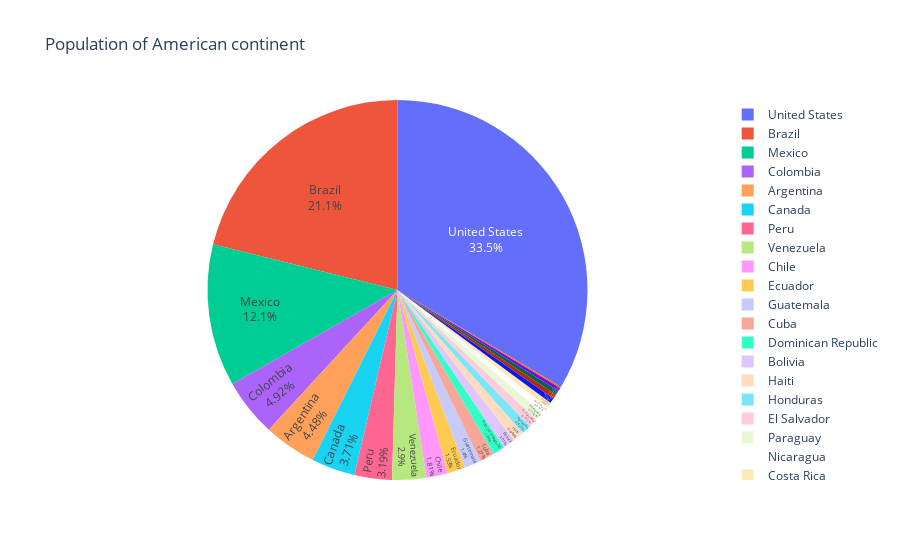

The notebook cell saved with this chart:
### Code cell
import plotly.express as px
df_country = px.data.gapminder().query("year == 2007").query("continent == 'Americas'")
fig = px.pie(df_country, values='pop', names='country',
             title='Population of American continent',
             hover_data=['lifeExp'], labels={'lifeExp':'life expectancy'})
df_all_country=px.data.gapminder()
print(df_all_country)
fig.update_traces(textposition='inside', textinfo='percent+label')
fig.show()

### Figure 1 — Plotly figure (JSON) as saved in the notebook; plotly's stock layout.template omitted (floating-point values rounded to 4 significant figures)
{"data": [{"customdata": [[75.32], [65.55], [72.39], [80.65], [78.55], [72.89], [78.78], [78.27], [72.23], [74.99], [71.88], [70.26], [60.92], [70.2], [72.57], [76.19], [72.9], [75.54], [71.75], [71.42], [78.75], [69.82], [78.24], [76.38], [73.75]], "domain": {"x": [0, 1], "y": [0, 1]}, "hovertemplate": "country=%{label}<br>pop=%{value}<br>life expectancy=%{customdata[0]}<extra></extra>", "labels": ["Argentina", "Bolivia", "Brazil", "Canada", "Chile", "Colombia", "Costa Rica", "Cuba", "Dominican Republic", "Ecuador", "El Salvador", "Guatemala", "Haiti", "Honduras", "Jamaica", "Mexico", "Nicaragua", "Panama", "Paraguay", "Peru", "Puerto Rico", "Trinidad and Tobago", "United States", "Uruguay", "Venezuela"], "legendgroup": "", "name": "", "showlegend": true, "textinfo": "percent+label", "textposition": "inside", "type": "pie", "values": [40301927, 9119152, 190010647, 33390141, 16284741, 44227550, 4133884, 11416987, 9319622, 13755680, 6939688, 12572928, 8502814, 7483763, 2780132, 108700891, 5675356, 3242173, 6667147, 28674757, 3942491, 1056608, 301139947, 3447496, 26084662]}], "layout": {"legend": {"tracegroupgap": 0}, "title": {"text": "Population of American continent"}}}
